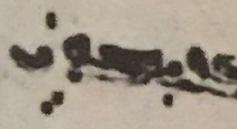
#> input picture msocr/data/sessions/2a02cee6/crops/line_003.jpg, 237 x 129 px
$ python -i ocr_syriac_lexiconheader.py   (imports and definitions only)
#> lines starting #> are read from the running program, lines starting #| are printed output that depends on the picture; after the words box and inside, x2 and y2 are one past the last pixel; in counts of white or black regions, pixels touching at a corner belong together
#> further down, picture is the input picture: shape (129, 237, 3); mean B, G, R 137.5, 151.6, 162.3
#!/usr/bin/env python3
import argparse
import json
import os
import re
import subprocess
import tempfile
import unicodedata
from concurrent.futures import ThreadPoolExecutor, as_completed
from pathlib import Path

import cv2

SYR_START = 0x0700
SYR_END = 0x074F


# [13 lines left out: function keep_syriac, not called in this run]


def detect_sides(img):
    gray = cv2.cvtColor(img, cv2.COLOR_BGR2GRAY)
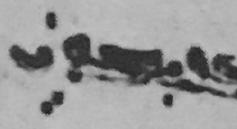
#> gray: shape (129, 237); min 27, max 196, mean 153.3
    height, width = gray.shape
#> height = 129; width = 237
    y0 = max(0, int(height * 0.30))
#> y0 = 38
    band = gray[y0:, :]
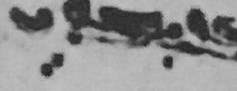
#> band: shape (91, 237); min 27, max 196, mean 142.9
    bw = cv2.adaptiveThreshold(
        band, 255, cv2.ADAPTIVE_THRESH_GAUSSIAN_C, cv2.THRESH_BINARY_INV, 21, 12
    )
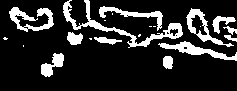
#> bw: shape (91, 237); 16.8% white; 21 white regions (9 under 20 px), largest, box (x1, y1, x2, y2) and area: (63, 0, 183, 48) 886, (9, 7, 54, 32) 489, (158, 41, 237, 61) 486

    n, _, stats, _ = cv2.connectedComponentsWithStats(bw, 8)
#> n = 22; stats = 22 rows, first 6: [0, 0, 237, 91, 17941], [63, 0, 120, 48, 886], [9, 7, 45, 25, 489], [99, 6, 64, 25, 379], [186, 8, 48, 39, 424], [112, 13, 1, 2, 2]
    comps = []
    band_h = height - y0
#> band_h = 91
    for i in range(1, n):
        x, y, w, h, area = stats[i]
        if area < 8 or w < 2 or h < 3:
            continue
        if w > 0.33 * width and h < 0.22 * height:
            continue
        if h > 0.88 * band_h and w < 0.04 * width:
            continue
        gx, gy = int(x), int(y + y0)
        cx = gx + w / 2
        comps.append((gx, gy, int(w), int(h), int(area), cx))
#> this loop made 21 passes
#> (x, y, w, h, area, gx, gy, cx) on passes 1, 2, 3, 4, 6, 11, 12, 14, 16, 20, 21: (63, 0, 120, 48, 886, 63, 38, 123), (9, 7, 45, 25, 489, 9, 45, 31.5), (99, 6, 64, 25, 379, 99, 44, 131), (186, 8, 48, 39, 424, 186, 46, 210), (212, 16, 24, 18, 170, 212, 54, 224), (223, 26, 14, 9, 53, 223, 64, 230), (67, 32, 16, 13, 153, 67, 70, 75), (224, 35, 13, 7, 45, 224, 73, 230.5), (94, 37, 28, 8, 116, 94, 75, 108), (41, 53, 23, 24, 277, 41, 91, 52.5), (163, 56, 10, 13, 113, 163, 94, 168)
#> (x, y, w, h, area) on pass 18: (158, 41, 79, 20, 486)
#> after the loop, comps = 12 items, first 6: (63, 38, 120, 48, 886, 123), (9, 45, 45, 25, 489, 31.5), (99, 44, 64, 25, 379, 131), (186, 46, 48, 39, 424, 210), (212, 54, 24, 18, 170, 224), (223, 64, 14, 9, 53, 230)

    out = {"left": None, "right": None}
    for side, lo, hi in (("left", 0, 0.47 * width), ("right", 0.53 * width, width)):
        cand = [c for c in comps if lo <= c[5] <= hi]
        if not cand:
            continue
        xs = [c[0] for c in cand]
        ys = [c[1] for c in cand]
        x2 = [c[0] + c[2] for c in cand]
        y2 = [c[1] + c[3] for c in cand]
        pad = max(3, int(0.01 * width))
        x = max(0, min(xs) - pad)
        y = max(0, min(ys) - pad)
        xx = min(width, max(x2) + pad)
        yy = min(height, max(y2) + pad)
        bwid = xx - x
        bhei = yy - y
        if bwid < 12 or bhei < 10:
            continue
        out[side] = [int(x), int(y), int(bwid), int(bhei)]
#> this loop made 2 passes
#> (xs, ys, x2, y2, x, y, xx, yy) on passes 1 to 2: ([9, 67, 3, 94, 41], [45, 70, 75, 75, 91], [54, 83, 8, 122, 64], [70, 83, 78, 83, 115], 0, 42, 125, 118), ([99, 186, 212, 223, 224, 163], [44, 46, 54, 64, 73, 94], [163, 234, 236, 237, 237, 173], [69, 85, 72, 73, 80, 107], 96, 41, 237, 110)
#> after the loop, out = {'left': [0, 42, 125, 76], 'right': [96, 41, 141, 69]}
    return out


# [165 lines left out: functions ocr_crop, process_file, main, not called in this run]


# [2 lines not run here, left out]

>>> import cv2
>>> picture = cv2.imread('data/sessions/2a02cee6/crops/line_003.jpg')
>>> result = detect_sides(picture)
#> result has the same summary as out in detect_sides
